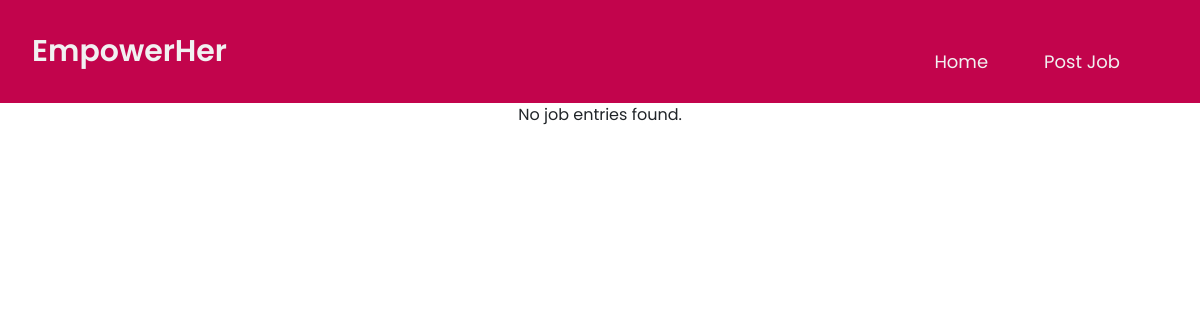
The app's page /jobportal.php, older data.
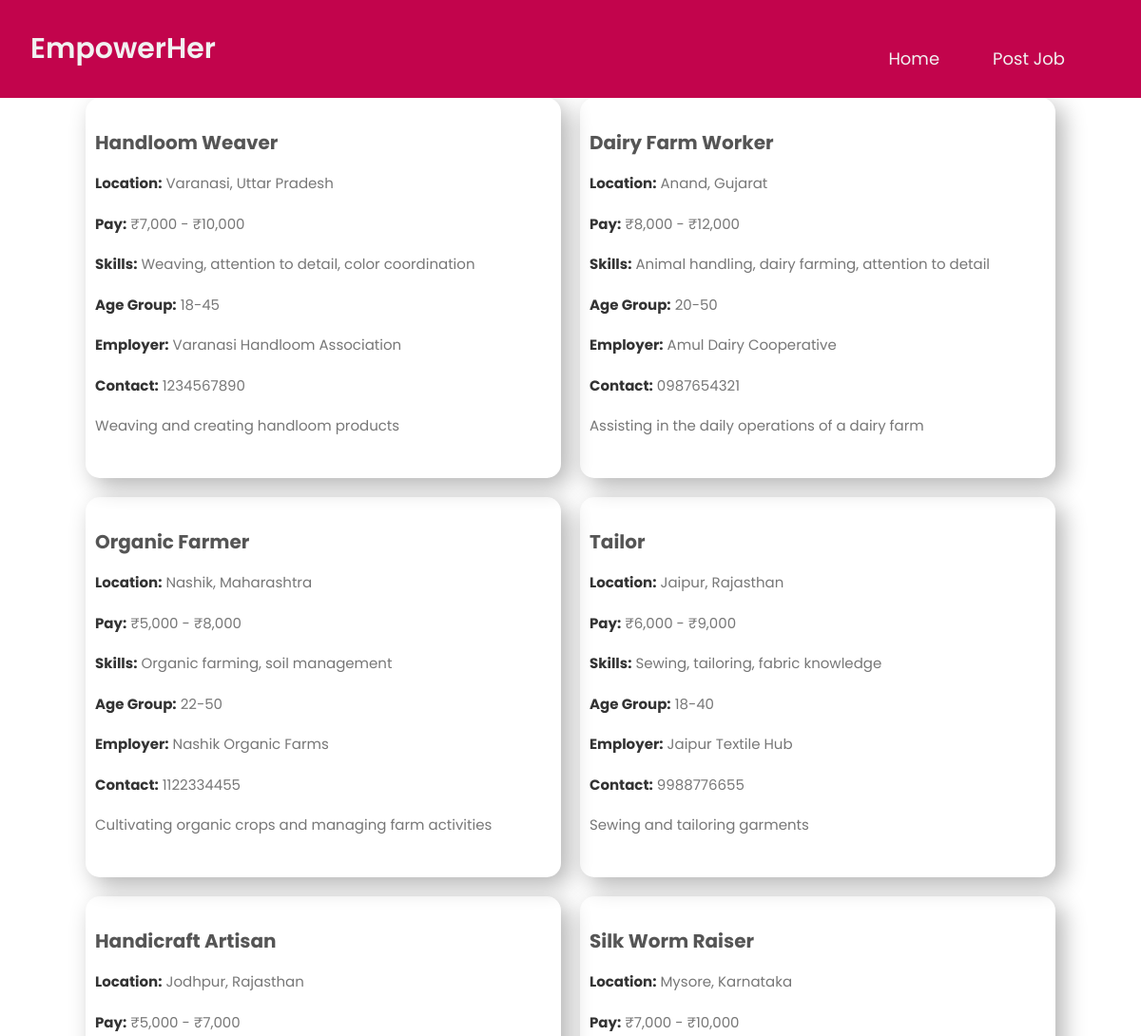
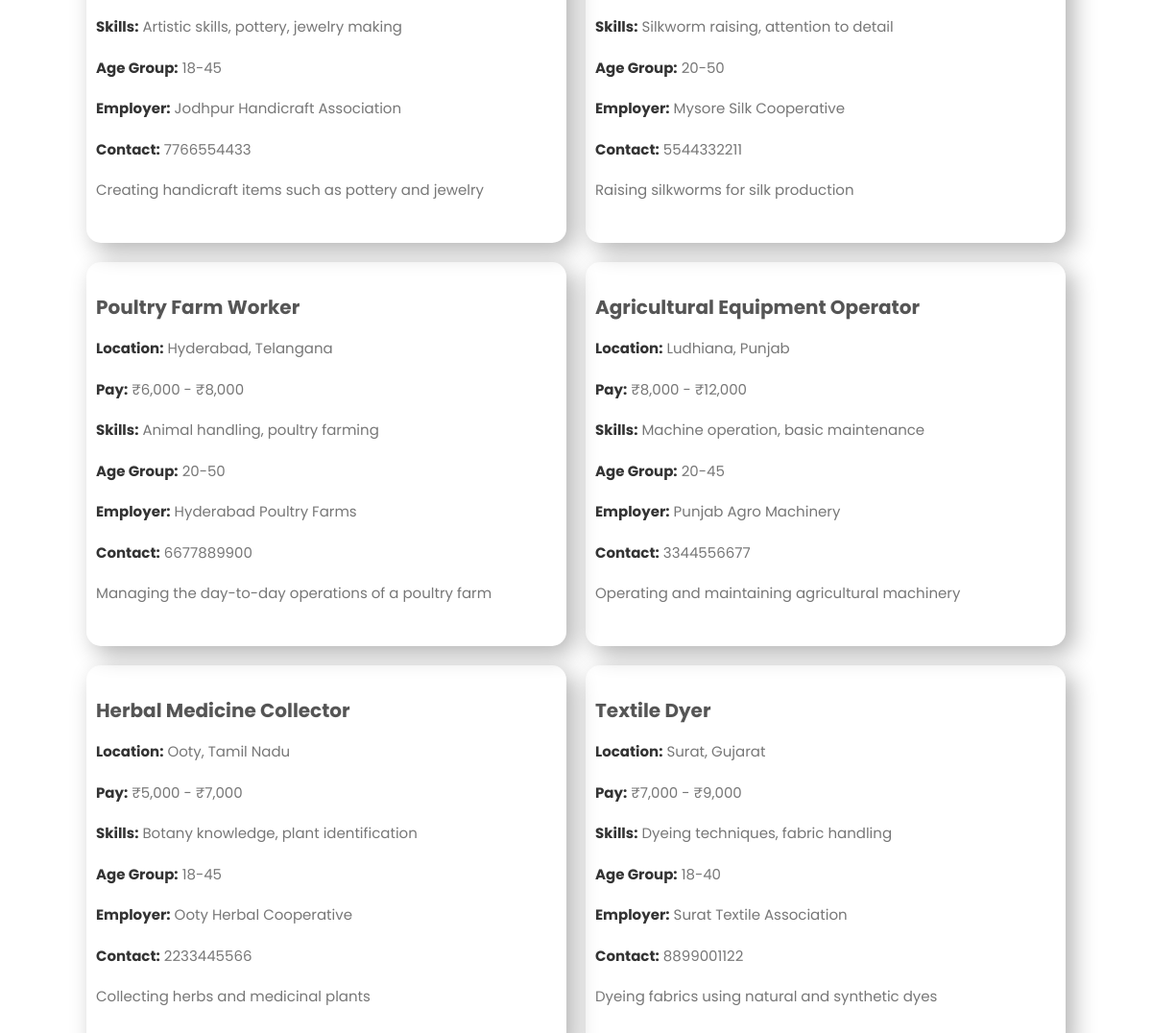
The same page, newer data (2 pictures, top to bottom).
### tables this page shows
CREATE TABLE `new_j_listings` (
  `name` varchar(255) NOT NULL,
  `description` text DEFAULT NULL,
  `job_id` int(11) NOT NULL,
  `location` varchar(255) DEFAULT NULL,
  `pay` varchar(255) DEFAULT NULL,
  `skills` varchar(255) DEFAULT NULL,
  `age_group` varchar(50) DEFAULT NULL,
  `employer` varchar(255) DEFAULT NULL,
  `contact` varchar(255) DEFAULT NULL
);

### jobportal.php (the view, shortened to what this page needs)
<?php
$servername = "localhost";
$username = "root";
$password = "";
$dbname = "login";
$conn = new mysqli($servername, $username, $password, $dbname);
$sql = "SELECT name, description, location, pay, skills, age_group, employer, contact FROM new_j_listings";
$result = $conn->query($sql);
?>
<!DOCTYPE html>
<html lang="en">
<head>
    <link href="https://cdn.jsdelivr.net/npm/bootstrap@5.3.0/dist/css/bootstrap.min.css" rel="stylesheet"
>
    <link rel="stylesheet" href="https://cdn.jsdelivr.net/npm/bootstrap-icons@1.10.2/font/bootstrap-icons.css">
    <link rel="stylesheet" href="css/style.css">
</head>
<body>
<header class="navbar-section">
        <nav class="navbar navbar-expand-lg">
            <div class="container-fluid">
                <a class="navbar-brand" href="#"> EmpowerHer</a>
                <div class="collapse navbar-collapse" id="navbarNav">
                    <ul class="navbar-nav ms-auto">
                        <li class="nav-item">
                            <a class="nav-link" aria-current="page" href="home.php">Home</a>
                        </li>
                        <li class="nav-item">
                            <a class="nav-link" href="postjob.php">Post Job</a>
                        </li>
                    </ul>
                </div>
            </div>
        </nav>
    </header>
    <div class="job-cards-container">
        <?php
        if ($result->num_rows > 0) {
            while($row = $result->fetch_assoc()) {
                echo '<div class="job-card">';
                echo '<h3>' . $row["name"] . '</h3>';
                echo '<p><strong>Location:</strong> ' . $row["location"] . '</p>';
                echo '<p><strong>Pay:</strong> ' . $row["pay"] . '</p>';
                echo '<p><strong>Skills:</strong> ' . $row["skills"] . '</p>';
                echo '<p><strong>Age Group:</strong> ' . $row["age_group"] . '</p>';
                echo '<p><strong>Employer:</strong> ' . $row["employer"] . '</p>';
                echo '<p><strong>Contact:</strong> ' . $row["contact"] . '</p>';
                echo '<p>' . $row["description"] . '</p>';
                echo '</div>';
            }
        } else {
            echo "No job entries found.";
        }
        ?>
    </div>
</body>
</html>

### css/style.css (style rules this page uses)
* { padding: 0; margin: 0; box-sizing: border-box; font-family: 'Poppins', sans-serif; }
.navbar { padding: 20px; background: #c2044c; }
.navbar #navbarNav { text-align: center; width: 100%; margin-top: 20px; }
.navbar .navbar-brand { color: #f1f1f1; font-size: 30px; margin-left: 0px; font-weight: 600; }
.navbar .collapse { background: #c2044c }
.navbar ul li a { color: #f1f1f1; text-decoration: none; text-transform: capitalize; font-size: 18px; margin-right: 40px; }
.job-cards-container { display: flex; flex-wrap: wrap; gap: 20px; justify-content: center; }
.job-card { border: none; border-radius: 15px; width: 500px; height: 400px; padding: 10px; cursor: pointer; background: transparent; box-shadow: 8px 8px 25px rgba(0, 0, 0, 0.3); }
.job-card h3 { font-size: 20px; font-weight: bold; color: #555; margin-top: 25px; }
.job-card p { font-size: 15px; color: #777; margin-top: 20px; }
.job-card strong { color: #333; }

Row changes from the older to the newer data that the page shows:
added new_j_listings: name "Handloom Weaver", location "Varanasi, Uttar Pradesh", pay "₹7,000 - ₹10,000", skills "Weaving, attention to detail, color coordination", age_group "18-45", employer "Varanasi Handloom Association", contact "1234567890", description "Weaving and creating handloom products"
added new_j_listings: name "Dairy Farm Worker", location "Anand, Gujarat", pay "₹8,000 - ₹12,000", skills "Animal handling, dairy farming, attention to detail", age_group "20-50", employer "Amul Dairy Cooperative", contact "0987654321", description "Assisting in the daily operations of a dairy farm"
added new_j_listings: name "Organic Farmer", location "Nashik, Maharashtra", pay "₹5,000 - ₹8,000", skills "Organic farming, soil management", age_group "22-50", employer "Nashik Organic Farms", contact "1122334455", description "Cultivating organic crops and managing farm activities"
added new_j_listings: name "Tailor", location "Jaipur, Rajasthan", pay "₹6,000 - ₹9,000", skills "Sewing, tailoring, fabric knowledge", age_group "18-40", employer "Jaipur Textile Hub", contact "9988776655", description "Sewing and tailoring garments"
added new_j_listings: name "Handicraft Artisan", location "Jodhpur, Rajasthan", pay "₹5,000 - ₹7,000", skills "Artistic skills, pottery, jewelry making", age_group "18-45", employer "Jodhpur Handicraft Association", contact "7766554433", description "Creating handicraft items such as pottery and jewelry"
added new_j_listings: name "Silk Worm Raiser", location "Mysore, Karnataka", pay "₹7,000 - ₹10,000", skills "Silkworm raising, attention to detail", age_group "20-50", employer "Mysore Silk Cooperative", contact "5544332211", description "Raising silkworms for silk production"
added new_j_listings: name "Poultry Farm Worker", location "Hyderabad, Telangana", pay "₹6,000 - ₹8,000", skills "Animal handling, poultry farming", age_group "20-50", employer "Hyderabad Poultry Farms", contact "6677889900", description "Managing the day-to-day operations of a poultry farm"
added new_j_listings: name "Agricultural Equipment Operator", location "Ludhiana, Punjab", pay "₹8,000 - ₹12,000", skills "Machine operation, basic maintenance", age_group "20-45", employer "Punjab Agro Machinery", contact "3344556677", description "Operating and maintaining agricultural machinery"
added new_j_listings: name "Herbal Medicine Collector", location "Ooty, Tamil Nadu", pay "₹5,000 - ₹7,000", skills "Botany knowledge, plant identification", age_group "18-45", employer "Ooty Herbal Cooperative", contact "2233445566", description "Collecting herbs and medicinal plants"
added new_j_listings: name "Textile Dyer", location "Surat, Gujarat", pay "₹7,000 - ₹9,000", skills "Dyeing techniques, fabric handling", age_group "18-40", employer "Surat Textile Association", contact "8899001122", description "Dyeing fabrics using natural and synthetic dyes"
Text that changed along with them:
text no longer shown: "No job entries found."
